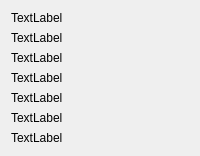
      <widget class="QWidget" name="tab_8">
       <attribute name="title">
        <string>States</string>
       </attribute>
       <layout class="QVBoxLayout" name="verticalLayout_5">
        <item>
         <widget class="QLabel" name="exec_state_lb">
          <property name="text">
           <string>TextLabel</string>
          </property>
         </widget>
        </item>
        <item>
         <widget class="QLabel" name="interp_state_lb">
          <property name="text">
           <string>TextLabel</string>
          </property>
         </widget>
        </item>
        <item>
         <widget class="QLabel" name="interpreter_errcode_lb">
          <property name="text">
           <string>TextLabel</string>
          </property>
         </widget>
        </item>
        <item>
         <widget class="QLabel" name="kinematics_type_lb">
          <property name="text">
           <string>TextLabel</string>
          </property>
         </widget>
        </item>
        <item>
         <widget class="QLabel" name="motion_mode_lb">
          <property name="text">
           <string>TextLabel</string>
          </property>
         </widget>
        </item>
        <item>
         <widget class="QLabel" name="task_mode_lb">
          <property name="text">
           <string>TextLabel</string>
          </property>
         </widget>
        </item>
        <item>
         <widget class="QLabel" name="task_state_lb">
          <property name="text">
           <string>TextLabel</string>
          </property>
         </widget>
        </item>
       </layout>
      </widget>
